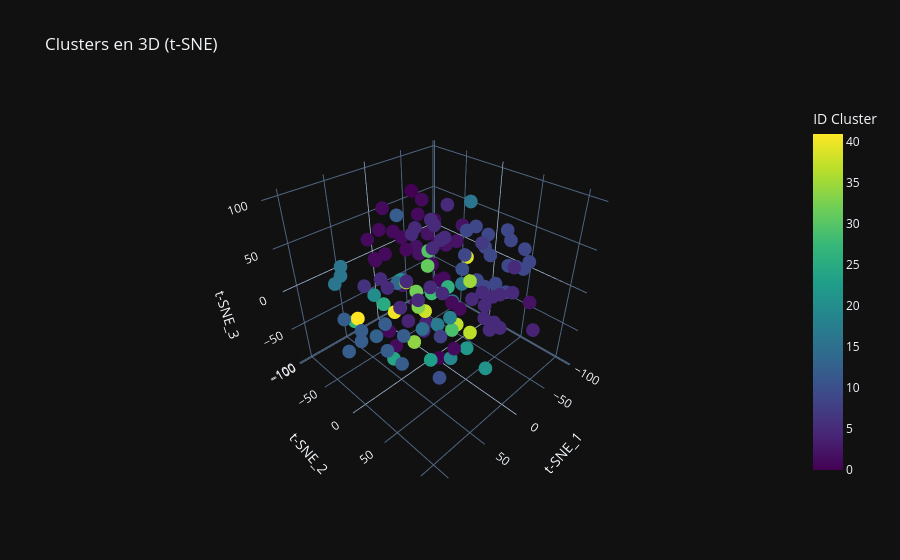

The cell this chart's notebook holds for it:
### Markdown cell above
## 5. Exploration Visuelle et Dimensionnelle

### Visualisation 3D Interactive (t-SNE)
Nous projetons les tags dans un espace 3D pour voir comment les clusters se positionnent les uns par rapport aux autres.

### Code cell
print("\nCalcul de t-SNE 3D...")
tsne = TSNE(n_components=3, random_state=42, perplexity=30, max_iter=1000)
embedding_3d = tsne.fit_transform(df_sim.values)

df_plot = pd.DataFrame({
    't-SNE_1': embedding_3d[:, 0],
    't-SNE_2': embedding_3d[:, 1],
    't-SNE_3': embedding_3d[:, 2],
    'Cluster': louvain_labels,
    'Tag': df_sim.index
})

fig = px.scatter_3d(df_plot, x='t-SNE_1', y='t-SNE_2', z='t-SNE_3',
                   color='Cluster', title='Clusters en 3D (t-SNE)',
                   hover_name='Tag',
                   color_continuous_scale='Viridis', labels={'Cluster': 'ID Cluster'})
fig.show()

### Figure 1 — Plotly figure (JSON) as saved in the notebook; plotly's stock layout.template omitted (floating-point values rounded to 4 significant figures; data arrays with more than 128 entries replaced by an {"elided": "..."} marker saying what was removed)
{"data": [{"hovertemplate": "<b>%{hovertext}</b><br><br>t-SNE_1=%{x}<br>t-SNE_2=%{y}<br>t-SNE_3=%{z}<br>ID Cluster=%{marker.color}<extra></extra>", "hovertext": {"elided": "133 str values"}, "legendgroup": "", "marker": {"color": {"elided": "133 int values"}, "coloraxis": "coloraxis", "symbol": "circle"}, "mode": "markers", "name": "", "scene": "scene", "showlegend": false, "x": {"elided": "133 float values"}, "y": {"elided": "133 float values"}, "z": {"elided": "133 float values"}, "type": "scatter3d"}], "layout": {"scene": {"domain": {"x": [0.0, 1.0], "y": [0.0, 1.0]}, "xaxis": {"title": {"text": "t-SNE_1"}}, "yaxis": {"title": {"text": "t-SNE_2"}}, "zaxis": {"title": {"text": "t-SNE_3"}}}, "coloraxis": {"colorbar": {"title": {"text": "ID Cluster"}}, "colorscale": [[0.0, "#440154"], [0.1111, "#482878"], [0.2222, "#3e4989"], [0.3333, "#31688e"], [0.4444, "#26828e"], [0.5556, "#1f9e89"], [0.6667, "#35b779"], [0.7778, "#6ece58"], [0.8889, "#b5de2b"], [1.0, "#fde725"]]}, "legend": {"tracegroupgap": 0}, "title": {"text": "Clusters en 3D (t-SNE)"}}}
